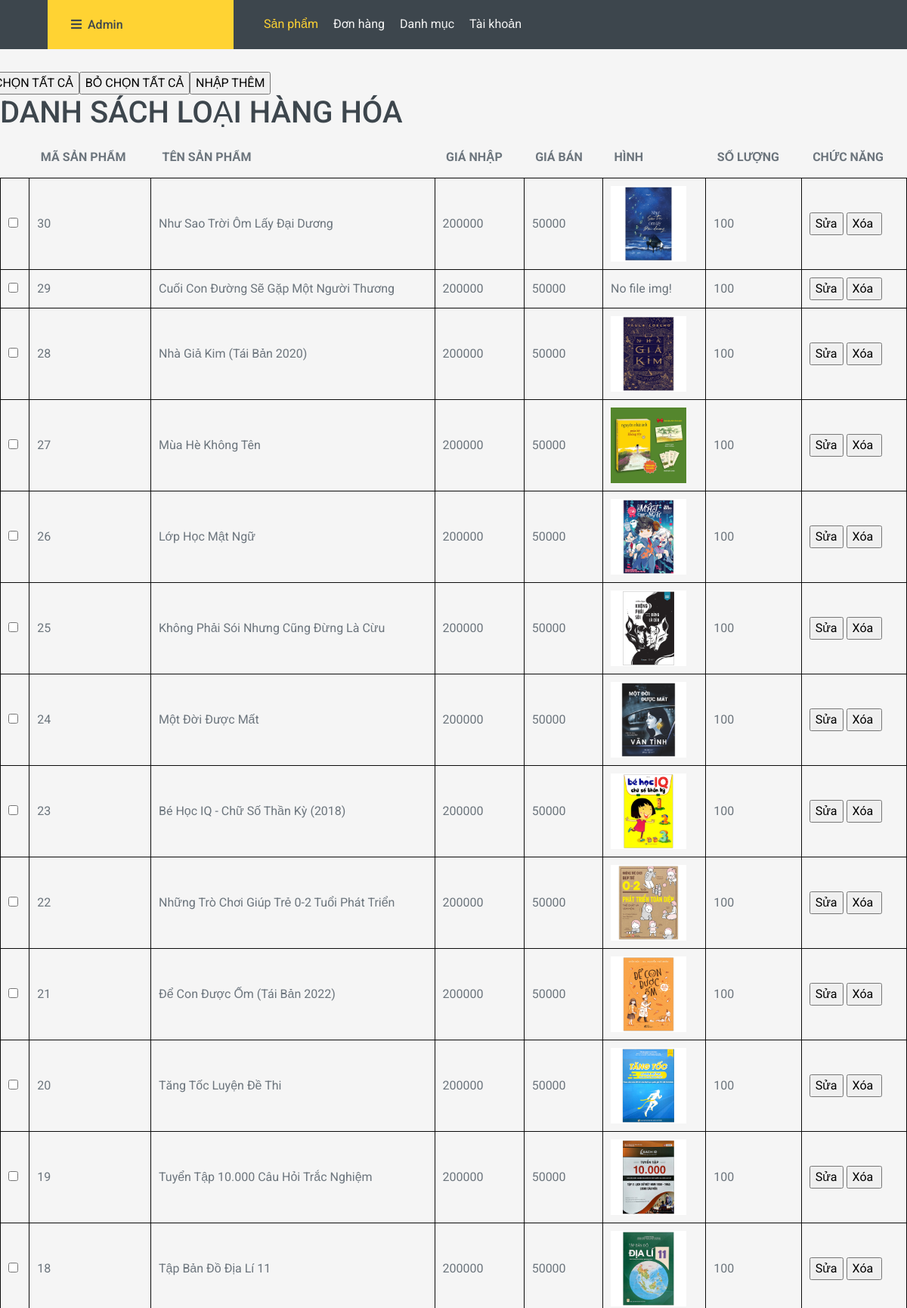
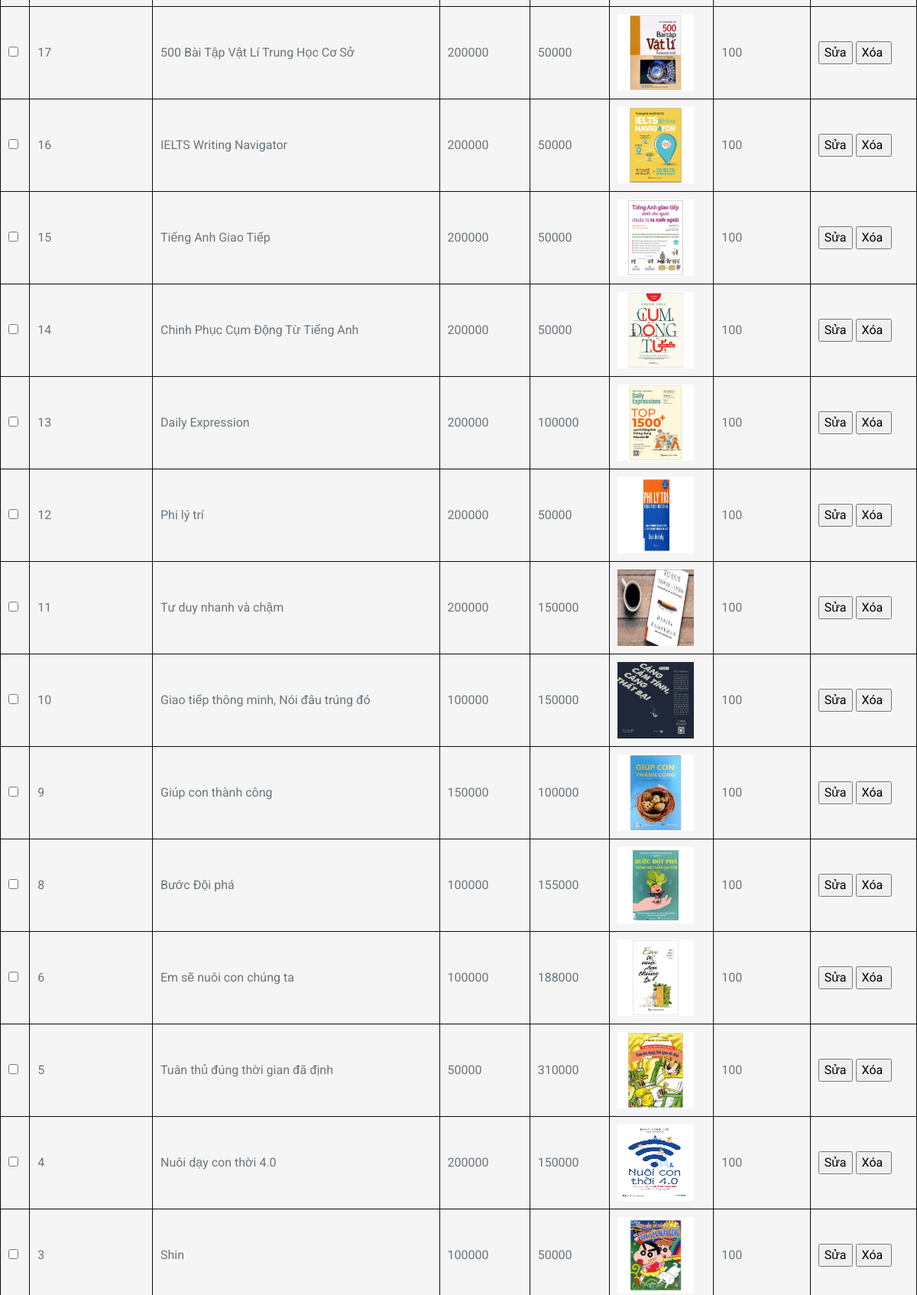
/admin/index.php?act=listsp (upper part), run on the app's committed database (2 pictures, top to bottom).
### tables this page shows
CREATE TABLE `sanpham` (
  `id` int(11) NOT NULL,
  `ten` varchar(255) NOT NULL,
  `id_danh_muc` int(11) NOT NULL,
  `gia_niem_yet` decimal(11,0) NOT NULL,
  `gia_ban` decimal(11,0) NOT NULL,
  `so_luong` int(11) NOT NULL,
  `anh` varchar(255) DEFAULT NULL,
  `mo_ta` text NOT NULL,
  `trangthai` int(11) NOT NULL DEFAULT 0
);

### model/pdo.php (called while the page is built, shortened)
<?php
function pdo_get_connection(){
    $servername = "localhost";
    $username = "root";
    $password = "";
    try {
        $conn = new PDO("mysql:host=$servername;dbname=duanthuctap", $username, $password);
        $conn->setAttribute(PDO::ATTR_ERRMODE, PDO::ERRMODE_EXCEPTION);
        return $conn;
    } catch(PDOException $e) {
        echo "Connection failed: " . $e->getMessage();
    }
}
function pdo_query($sql){
    $sql_args=array_slice(func_get_args(),1);
    try{
        $conn=pdo_get_connection();
        $stmt=$conn->prepare($sql);
        $stmt->execute($sql_args);
        $rows=$stmt->fetchAll();
        return $rows;
    }
    catch(PDOException $e){
        throw $e;
    }
    finally{
        unset($conn);
    }
}
?>

### model/sanpham.php (called while the page is built, shortened)
<?php
function loadall_sanpham($keyw="",$iddm=0){
    $sql="SELECT * from sanpham where trangthai = 0";
    $sql.=" order by id desc";
    $listsanpham=pdo_query($sql);
    return  $listsanpham;
}
?>

### admin/sanpham/list.php (the view, shortened to what this page needs)
<div class="row mb10 ">
                <input class="mr20" type="button" value="CHỌN TẤT CẢ">
                <input class="mr20" type="button" value="BỎ CHỌN TẤT CẢ">
                <a href="index.php?act=addsp"> <input class="mr20" type="button" value="NHẬP THÊM"></a>
            </div>
<div class="row2">
    <div class="row2 font_title">
        <h1>DANH SÁCH LOẠI HÀNG HÓA</h1>
    </div>
    <div class="row2 form_content ">
        <form action="#" method="POST">
            <div class="row2 mb10 formds_loai">
                <table>
                    <tr>
                        <th></th>
                        <th>MÃ SẢN PHẨM</th>
                        <th>TÊN SẢN PHẨM</th>
                        <th>GIÁ NHẬP</th>
                        <th>GIÁ BÁN</th>
                        <th>HÌNH</th>
                        <th>SỐ LƯỢNG</th>
                        <th>CHỨC NĂNG</th>
                    </tr>
                    <?php
                    foreach ($listsanpham as $sanpham) {
                        extract($sanpham);
                        $hinhpath = "../upload/" . $anh;
                        $suasp = "index.php?act=suasp&idsp=" . $id;
                        $hard_delete = "index.php?act=hard_delete&idsp=" . $id;
                        if (is_file($hinhpath)) {
                            $hinhpath = "<img src= '" . $hinhpath . "' width='100px' height='100px'>";
                        } else {
                            $hinhpath = "No file img!";
                        }
                        echo '<tr>
                            <td><input type="checkbox" name="" id=""></td>
                            <td>' . $id . '</td>
                            <td>' . $ten . '</td>
                            <td>' . $gia_niem_yet . '</td>
                            <td>' . $gia_ban . '</td>
                            <td>' . $hinhpath . '</td>
                            <td>' . $so_luong . '</td>
                            <td>
                                <a href="' . $suasp . '"><input type="button" value="Sửa"> </a>
                                <a href="' . $hard_delete .'"><input type ="button" value="Xóa " onclick="return confirm(\'Bạn có chắc chắn muốn xóa\')"></a>
                            </td>
                    </tr>';
                    }
                    ?>
                </table>
            </div>
        </form>
    </div>
</div>

### admin/sanpham/list.php (style rules this page uses)
table th { padding: 15px; }

### data on the page
sanpham: id "30", ten "Như Sao Trời Ôm Lấy Đại Dương", gia_niem_yet "200000", gia_ban "50000", anh (picture), so_luong "100"
sanpham: id "29", ten "Cuối Con Đường Sẽ Gặp Một Người Thương", gia_niem_yet "200000", gia_ban "50000", anh "No file img!", so_luong "100"
sanpham: id "28", ten "Nhà Giả Kim (Tái Bản 2020)", gia_niem_yet "200000", gia_ban "50000", anh (picture), so_luong "100"
sanpham: id "27", ten "Mùa Hè Không Tên", gia_niem_yet "200000", gia_ban "50000", anh (picture), so_luong "100"
sanpham: id "26", ten "Lớp Học Mật Ngữ", gia_niem_yet "200000", gia_ban "50000", anh (picture), so_luong "100"
sanpham: id "25", ten "Không Phải Sói Nhưng Cũng Đừng Là Cừu", gia_niem_yet "200000", gia_ban "50000", anh (picture), so_luong "100"
sanpham: id "24", ten "Một Đời Được Mất", gia_niem_yet "200000", gia_ban "50000", anh (picture), so_luong "100"
sanpham: id "23", ten "Bé Học IQ - Chữ Số Thần Kỳ (2018)", gia_niem_yet "200000", gia_ban "50000", anh (picture), so_luong "100"
sanpham: id "22", ten "Những Trò Chơi Giúp Trẻ 0-2 Tuổi Phát Triển", gia_niem_yet "200000", gia_ban "50000", anh (picture), so_luong "100"
sanpham: id "21", ten "Để Con Được Ốm (Tái Bản 2022)", gia_niem_yet "200000", gia_ban "50000", anh (picture), so_luong "100"
sanpham: id "20", ten "Tăng Tốc Luyện Đề Thi", gia_niem_yet "200000", gia_ban "50000", anh (picture), so_luong "100"
sanpham: id "19", ten "Tuyển Tập 10.000 Câu Hỏi Trắc Nghiệm", gia_niem_yet "200000", gia_ban "50000", anh (picture), so_luong "100"
sanpham: id "18", ten "Tập Bản Đồ Địa Lí 11", gia_niem_yet "200000", gia_ban "50000", anh (picture), so_luong "100"
sanpham: id "17", ten "500 Bài Tập Vật Lí Trung Học Cơ Sở", gia_niem_yet "200000", gia_ban "50000", anh (picture), so_luong "100"
sanpham: id "16", ten "IELTS Writing Navigator", gia_niem_yet "200000", gia_ban "50000", anh (picture), so_luong "100"
sanpham: id "15", ten "Tiếng Anh Giao Tiếp", gia_niem_yet "200000", gia_ban "50000", anh (picture), so_luong "100"
sanpham: id "14", ten "Chinh Phục Cụm Động Từ Tiếng Anh", gia_niem_yet "200000", gia_ban "50000", anh (picture), so_luong "100"
sanpham: id "13", ten "Daily Expression", gia_niem_yet "200000", gia_ban "100000", anh (picture), so_luong "100"
sanpham: id "12", ten "Phi lý trí", gia_niem_yet "200000", gia_ban "50000", anh (picture), so_luong "100"
sanpham: id "11", ten "Tư duy nhanh và chậm", gia_niem_yet "200000", gia_ban "150000", anh (picture), so_luong "100"
sanpham: id "10", ten "Giao tiếp thông minh, Nói đâu trúng đó", gia_niem_yet "100000", gia_ban "150000", anh (picture), so_luong "100"
sanpham: id "9", ten "Giúp con thành công", gia_niem_yet "150000", gia_ban "100000", anh (picture), so_luong "100"
sanpham: id "8", ten "Bước Đội phá", gia_niem_yet "100000", gia_ban "155000", anh (picture), so_luong "100"
sanpham: id "6", ten "Em sẽ nuôi con chúng ta", gia_niem_yet "100000", gia_ban "188000", anh (picture), so_luong "100"
sanpham: id "5", ten "Tuân thủ đúng thời gian đã định", gia_niem_yet "50000", gia_ban "310000", anh (picture), so_luong "100"
sanpham: id "4", ten "Nuôi dạy con thời 4.0", gia_niem_yet "200000", gia_ban "150000", anh (picture), so_luong "100"
sanpham: id "3", ten "Shin", gia_niem_yet "100000", gia_ban "50000", anh (picture), so_luong "100"
